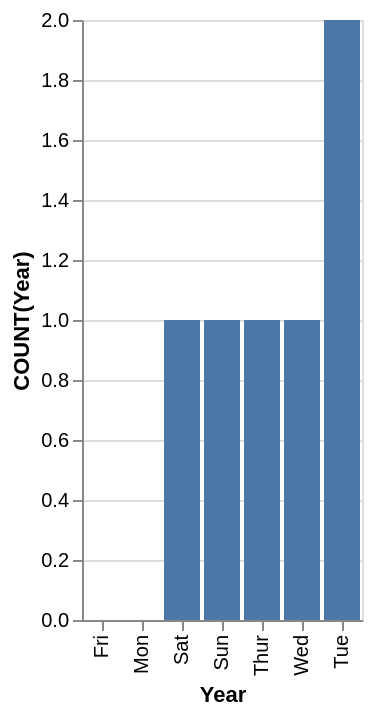

The Vega-Lite source for this figure:
### Vega-Lite specification from a JSON file in a GitHub repository (floating-point values rounded to 4 significant figures)
{"data": {"values": [{"x_data": "Fri", "y_data": 0}, {"x_data": "Mon", "y_data": 0}, {"x_data": "Sat", "y_data": 1}, {"x_data": "Sun", "y_data": 1}, {"x_data": "Thur", "y_data": 1}, {"x_data": "Wed", "y_data": 1}, {"x_data": "Tue", "y_data": 2}]}, "mark": "bar", "encoding": {"x": {"field": "x_data", "type": "nominal", "title": "Year", "sort": {"op": "sum", "field": "y_data", "order": "ascending"}}, "y": {"field": "y_data", "type": "quantitative", "title": "COUNT(Year)"}}}
